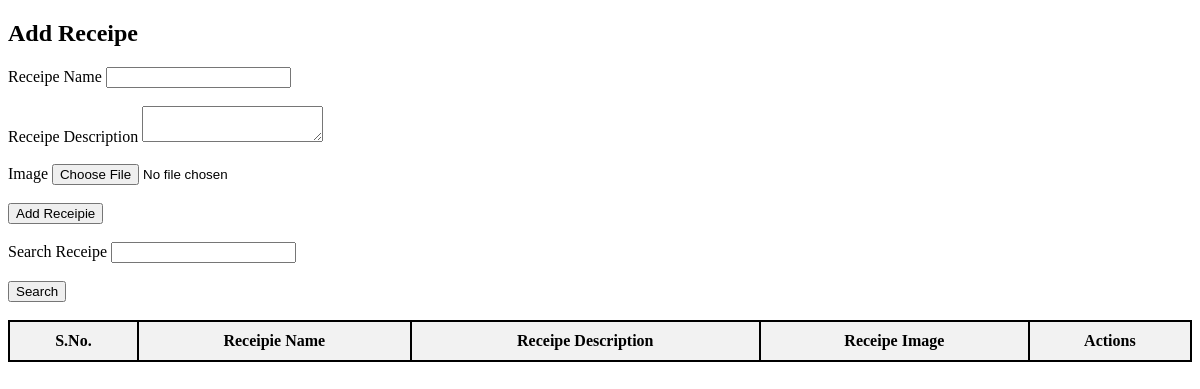
The app's page /receipe/, older data.
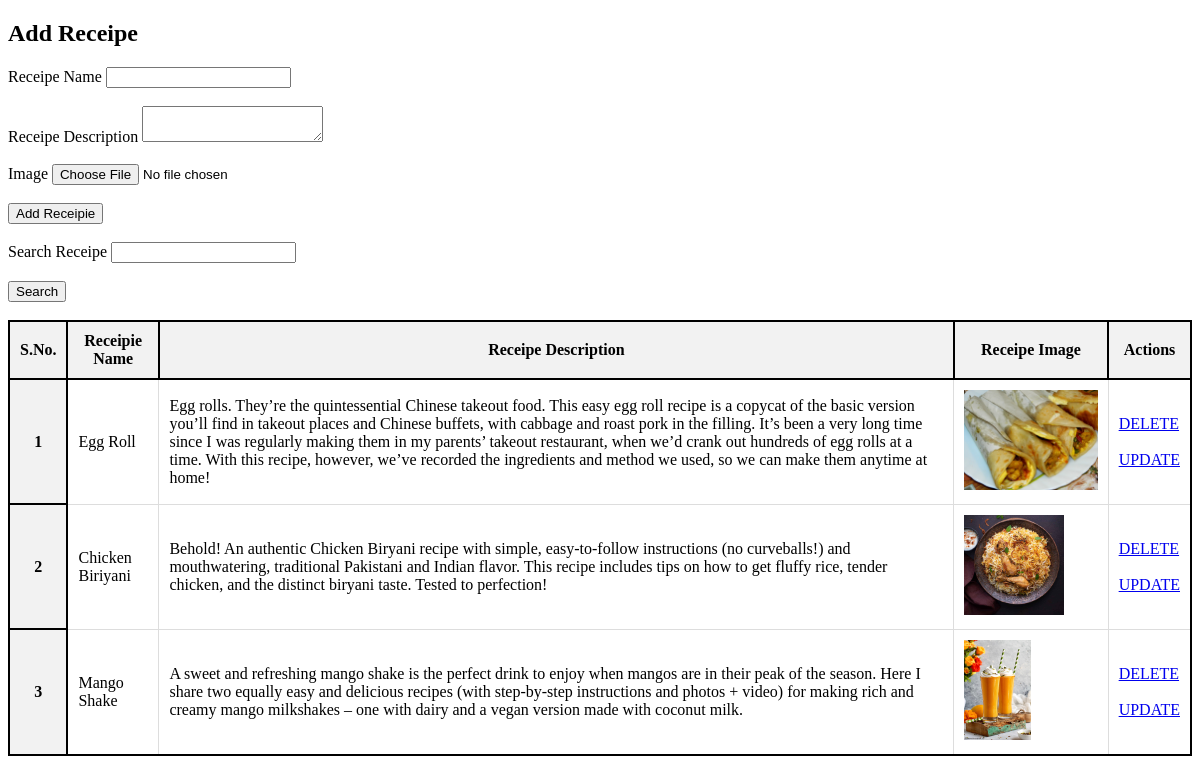
The same page, newer data.
### vege/models.py (models this page shows, shortened)
class Recipie(models.Model):
    user = models.ForeignKey(User,on_delete=models.CASCADE,null= True,blank=True)
    receipe_name = models.CharField(max_length=100)
    receipe_desc = models.TextField()
    receipe_img = models.ImageField(upload_to="receipe")

### vege/views.py (the view, shortened to what this page needs)
# urls.py: path('receipe/',receipe,name = "receipes"),
def receipe(request):
    queryset = Recipie.objects.all()
    if request.GET.get('search'):
        queryset = queryset.filter(receipe_name__icontains = request.GET.get('search'))
    context = {'receipes':queryset}
    return render(request,'receipes.html',context)

### vege/templates/receipes.html (shortened to what this page needs)
{% extends "base.html" %}
{% block content %}
<h2>Add Receipe</h2>
<div class = "container">
    <form method = "post" enctype = "multipart/form-data">
  <div class="form-group">
    <label for="exampleInputEmail1">Receipe Name</label>
    <input name="receipe_name" type="text" class="form-control" required>
  </div>
  <br>
  <div class="form-group">
    <label for="exampleInputPassword1">Receipe Description</label>
    <textarea class="form-control" name = "receipe_desc" required ></textarea>
  </div>
  <br>
  <div class="form-group">
    <label for="exampleInputPassword1">Image</label>
    <input name="receipe_img" type="file" class="form-control">
  </div>
  <br>
  <button type="submit" class="btn btn-primary">Add Receipie</button>
</form>
<br>
<div class ="mt-5">
  <form>
  <div class = "mx-auto-col-6">
    <label for="exampleInputEmail1">Search Receipe</label>
    <input name="search" type="text" class="form-control">
  </div>
  <br>
  <button type ="submit" class="btn btn-primary">Search</button>
</form>
</div>
<br>
<table class="table">
  <thead>
    <tr>
      <th scope="col">S.No.</th>
      <th scope="col">Receipie Name</th>
      <th scope="col">Receipe Description</th>
      <th scope="col">Receipe Image</th>
      <th scope="col">Actions</th>
    </tr>
  </thead>
  <tbody>
    {% for receipe in receipes %}
    <tr>
      <th scope="row">{{forloop.counter}}</th>
      <td>{{receipe.receipe_name}}</td>
      <td>{{receipe.receipe_desc}}</td>
      <td>
        <img src="/media/{{receipe.receipe_img}}" style = "height : 100px"></td>
        <td>
            <a href = "/delete_receipe/{{receipe.id}}/" class = "btn=btn-danger">DELETE</a>
            <br>
            <br>
            <a href="/update_receipe/{{receipe.id}}" class = "btn=btn-success">UPDATE</a>
        </td>
    </tr>
    {% endfor %}
  </tbody>
</table>
</div>
{% endblock %}

### home/templates/base.html (shortened to what this page needs)
<!DOCTYPE html>
<html lang="en">
<head>
</head>
<body>
    {% block content %}
    {% endblock %}
</body>
</html>

### home/templates/base.html (style rules this page uses)
table { width: 100%; border-collapse: collapse; }
table, th, td { border: 2px solid black; }
th { background-color: #f2f2f2; padding: 10px; text-align: center; border: 2px solid black; }
td { padding: 10px; text-align: left; border: 1px solid #ddd; }
tr { border-bottom: 1px solid #ddd; }

Row changes from the older to the newer data that the page shows:
added Recipie: receipe_name "Egg Roll", receipe_desc "Egg rolls. They’re the quintessential Chinese takeout food. This easy egg roll recipe is a copycat of the basic version you’ll find in takeout places and Chinese buffets, with cabbage and roast pork in the filling. It’s been a very long time since I was regularly making them in my parents’ takeout restaurant, when we’d crank out hundreds of egg rolls at a time. With this recipe, however, we’ve recorded the ingredients and method we used, so we can make them anytime at home!", receipe_img (picture)
added Recipie: receipe_name "Chicken Biriyani", receipe_desc "Behold! An authentic Chicken Biryani recipe with simple, easy-to-follow instructions (no curveballs!) and mouthwatering, traditional Pakistani and Indian flavor. This recipe includes tips on how to get fluffy rice, tender chicken, and the distinct biryani taste. Tested to perfection!", receipe_img (picture)
added Recipie: receipe_name "Mango Shake", receipe_desc "A sweet and refreshing mango shake is the perfect drink to enjoy when mangos are in their peak of the season. Here I share two equally easy and delicious recipes (with step-by-step instructions and photos + video) for making rich and creamy mango milkshakes – one with dairy and a vegan version made with coconut milk.", receipe_img (picture)
